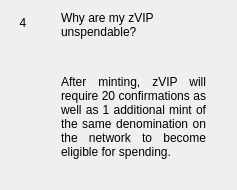
                  <widget class="QWidget" name="widgetFaq4" native="true">
                   <layout class="QHBoxLayout" name="horizontalPage_4" stretch="0,1">
                    <item alignment="Qt::AlignTop">
                     <widget class="QLabel" name="labelNumber4">
                      <property name="minimumSize">
                       <size>
                        <width>24</width>
                        <height>24</height>
                       </size>
                      </property>
                      <property name="maximumSize">
                       <size>
                        <width>16777215</width>
                        <height>24</height>
                       </size>
                      </property>
                      <property name="text">
                       <string>4</string>
                      </property>
                      <property name="alignment">
                       <set>Qt::AlignCenter</set>
                      </property>
                     </widget>
                    </item>
                    <item>
                     <layout class="QVBoxLayout" name="verticalLayoutPage_4">
                      <property name="leftMargin">
                       <number>20</number>
                      </property>
                      <property name="rightMargin">
                       <number>20</number>
                      </property>
                      <item>
                       <widget class="QLabel" name="labelSubtitle4">
                        <property name="text">
                         <string>Why are my zVIP unspendable?</string>
                        </property>
                        <property name="wordWrap">
                         <bool>true</bool>
                        </property>
                       </widget>
                      </item>
                      <item>
                       <spacer name="verticalSpacer_40">
                        <property name="orientation">
                         <enum>Qt::Vertical</enum>
                        </property>
                        <property name="sizeType">
                         <enum>QSizePolicy::Fixed</enum>
                        </property>
                        <property name="sizeHint" stdset="0">
                         <size>
                          <width>20</width>
                          <height>30</height>
                         </size>
                        </property>
                       </spacer>
                      </item>
                      <item>
                       <widget class="QLabel" name="labelContent4">
                        <property name="text">
                         <string>
                           &lt;html&gt;&lt;head/&gt;&lt;body&gt;&lt;p align=&quot;justify&quot;&gt;
                           After minting, zVIP will require 20 confirmations as well as 1
                           additional mint of the same denomination on the network to
                           become eligible for spending.
                           &lt;/p&gt;&lt;/body&gt;&lt;/html&gt;
                         </string>
                        </property>
                        <property name="alignment">
                         <set>Qt::AlignLeading|Qt::AlignLeft|Qt::AlignTop</set>
                        </property>
                        <property name="wordWrap">
                         <bool>true</bool>
                        </property>
                       </widget>
                      </item>
                      <item>
                       <spacer name="verticalSpacer_41">
                        <property name="orientation">
                         <enum>Qt::Vertical</enum>
                        </property>
                        <property name="sizeHint" stdset="0">
                         <size>
                          <width>20</width>
                          <height>20</height>
                         </size>
                        </property>
                       </spacer>
                      </item>
                     </layout>
                    </item>
                   </layout>
                  </widget>
